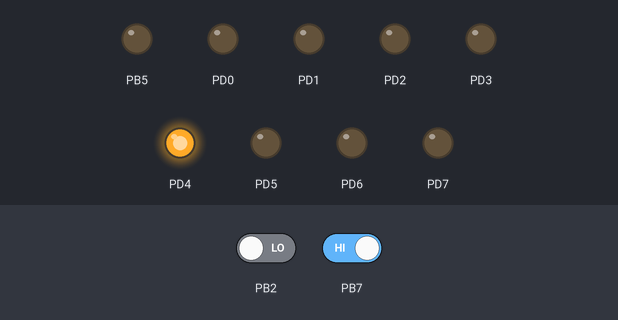
The program below on a simulated ATmega328P, built with avr-gcc and emulated at 16 MHz. Parts: output pins drawn as LEDs (lit = HIGH). Dashed ring = blinking. The test bench sets the inputs (shaded band); at power-on: PB7 HIGH, PB2 LOW.

Above: at 1.8 s.
1.9 s: PB7 driven LOW
At 2.18 s:
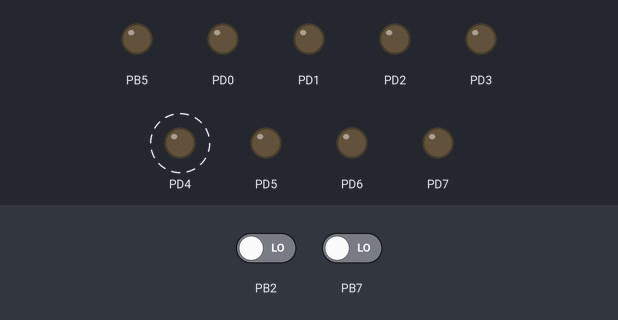
4.9 s: PB7 driven HIGH
At 7.8 s:
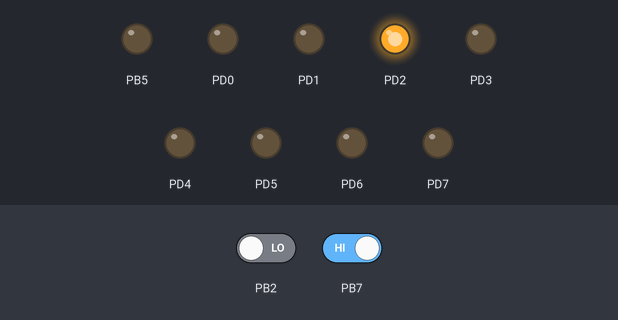
7.9 s: PB2 driven HIGH
At 9.25 s:
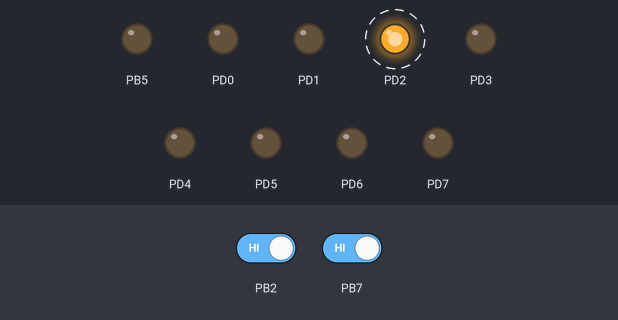
10.9 s: PB2 driven LOW
At 11.4 s:
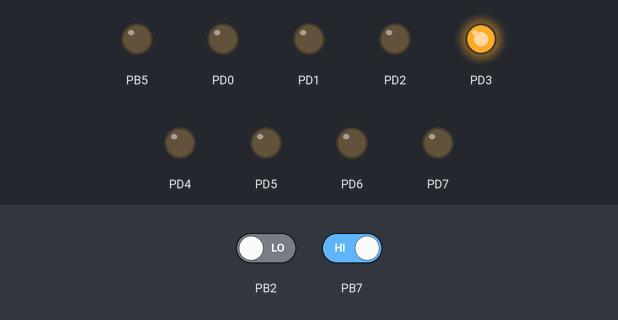
13.9 s: PB2 driven HIGH
At 14.25 s:
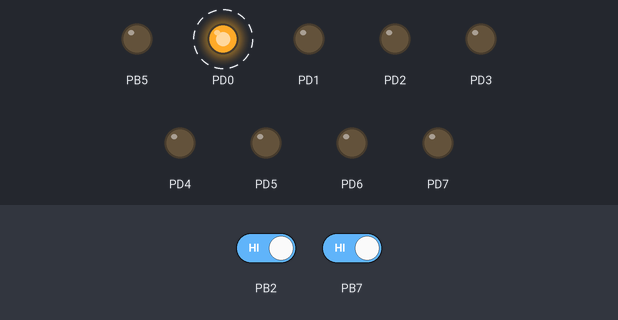
Timing chart, 0 to 17.9 s (numbered marks = the images above; inputs shaded):
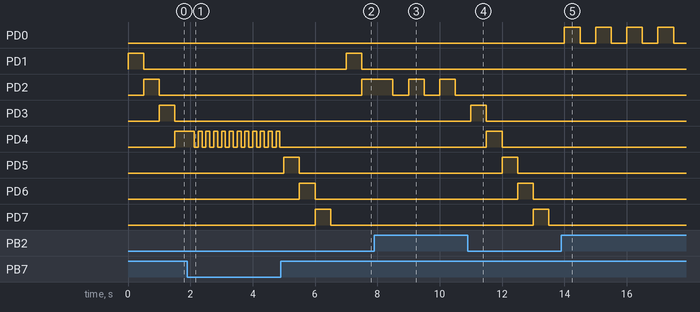

The program:

main.c
```c
/*
 * GccApplication1.c
 *
 * Created: 9/15/2016 11:42:15 PM
 * Author : Jay
 */
#define F_CPU 16000000UL
#include <avr/io.h>
#include <util/delay.h>


int main(void)
{
	DDRD = 0b11111111;
	DDRB |= 1<<DDB5;
	char led = 0b00000001;
    /* Replace with your application code */
    while (1)
    {

      if(!(PINB & (1<<PINB7)))
      {
		PORTD = led;
        _delay_ms(125);
		PORTD = 0;
		_delay_ms(125);
      }
      else if (!(PINB & (1<<PINB2)))
      {
		led = led<<1;
		PORTD = led;                 // Shift left by one.
		_delay_ms(500);				 // Small time given for button press.
		if(led==0)
		{
		led = 0b00000001;			// Reset led if shifted to zero.
		}

	  }
	  else
      {
		PORTD = led;
		_delay_ms(500);
		PORTD = 0;
		_delay_ms(500);
      }

    }
}
```

Measured:
- after the input at 1.9 s, PD1: stays LOW (without the input it goes to HIGH after 2.1 s); PD2: stays LOW (without the input it goes to HIGH after 2.6 s); PD5: stays LOW (without the input it goes to HIGH after 0.10 s); PD6: stays LOW (without the input it goes to HIGH after 0.60 s); PD7: stays LOW (without the input it goes to HIGH after 1.1 s)
- after the input at 4.9 s, PD1: LOW → HIGH after 2.1 s, → LOW 0.50 s later; PD2: LOW → HIGH after 2.6 s; PD4: stops changing and stays LOW; PD5: LOW → HIGH after 0.10 s, → LOW 0.50 s later; PD6: LOW → HIGH after 0.60 s, → LOW 0.50 s later
- after the input at 7.9 s, PD3: stays LOW (without the input it goes to HIGH after 0.10 s); PD4: stays LOW (without the input it goes to HIGH after 0.60 s); PD5: stays LOW (without the input it goes to HIGH after 1.1 s); PD6: stays LOW (without the input it goes to HIGH after 1.6 s); PD7: stays LOW (without the input it goes to HIGH after 2.1 s)
- after the input at 10.9 s, PD2: stops changing and stays LOW; PD3: LOW → HIGH after 0.10 s, → LOW 0.50 s later; PD4: LOW → HIGH after 0.60 s, → LOW 0.50 s later; PD5: LOW → HIGH after 1.1 s, → LOW 0.50 s later; PD6: LOW → HIGH after 1.6 s, → LOW 0.50 s later
- after the input at 13.9 s, PD0: alternates HIGH for 0.50 s and LOW for 0.50 s, starting after 0.10 s; PD1: stays LOW (without the input it goes to HIGH after 0.10 s)
- by itself, PD4: alternates HIGH for 0.12 s and LOW for 0.12 s
